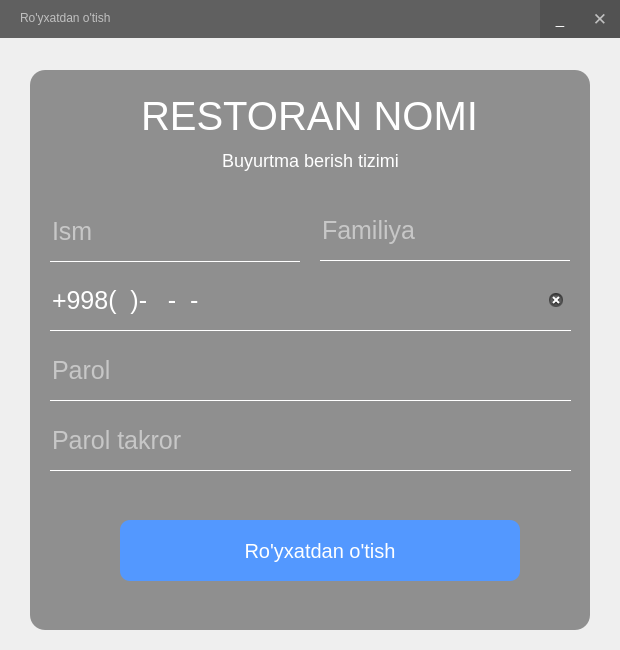
<?xml version="1.0" encoding="UTF-8"?>
<ui version="4.0">
 <class>Registration</class>
 <widget class="QDialog" name="Registration">
  <property name="geometry">
   <rect>
    <x>0</x>
    <y>0</y>
    <width>620</width>
    <height>650</height>
   </rect>
  </property>
  <property name="minimumSize">
   <size>
    <width>620</width>
    <height>650</height>
   </size>
  </property>
  <property name="maximumSize">
   <size>
    <width>620</width>
    <height>650</height>
   </size>
  </property>
  <property name="windowTitle">
   <string>Registration</string>
  </property>
  <property name="styleSheet">
   <string notr="true">QFrame{
	background:rgba(0,0,0,0.4);
	border-radius:15px;
}

QFrame:hover{
	background:rgba(0,0,0,0.6);
}

QLineEdit{
	font-size:25px;;
	color:white;
	border:none;
	background:transparent;
	border-bottom:1px solid white;
}

QLineEdit:hover{
	background:rgba(0,0,0,0.04);
}


QPushButton{
	background:rgb(83, 152, 255);
	border-radius:10px;
	color:#fff;
}

QPushButton:hover{
	border:none;
	background:rgb(68, 117, 222)
}

QCheckBox{
	color:silver;
	background:transparent
}
QCheckBox:hover{
	color:white;
}</string>
  </property>
  <widget class="QFrame" name="frame_2">
   <property name="geometry">
    <rect>
     <x>0</x>
     <y>0</y>
     <width>621</width>
     <height>38</height>
    </rect>
   </property>
   <property name="cursor">
    <cursorShape>ArrowCursor</cursorShape>
   </property>
   <property name="styleSheet">
    <string notr="true">QFrame{
background:rgba(0,0,0,0.60);
}
QFrame{

border-radius:none;

}

QFrame:hover{
background:rgba(0,0,0,0.75);
}</string>
   </property>
   <property name="frameShape">
    <enum>QFrame::StyledPanel</enum>
   </property>
   <property name="frameShadow">
    <enum>QFrame::Raised</enum>
   </property>
   <widget class="QPushButton" name="btn_close">
    <property name="geometry">
     <rect>
      <x>580</x>
      <y>0</y>
      <width>40</width>
      <height>38</height>
     </rect>
    </property>
    <property name="font">
     <font>
      <pointsize>13</pointsize>
     </font>
    </property>
    <property name="cursor">
     <cursorShape>PointingHandCursor</cursorShape>
    </property>
    <property name="styleSheet">
     <string notr="true">QPushButton{
background:rgba(0, 0, 0,0.15);
color:silver;

border-radius:none;
}


QPushButton:hover{
background:red;
color:white
}</string>
    </property>
    <property name="text">
     <string>✕</string>
    </property>
   </widget>
   <widget class="QPushButton" name="btn_minimize">
    <property name="geometry">
     <rect>
      <x>540</x>
      <y>0</y>
      <width>40</width>
      <height>38</height>
     </rect>
    </property>
    <property name="font">
     <font>
      <pointsize>11</pointsize>
      <underline>false</underline>
     </font>
    </property>
    <property name="cursor">
     <cursorShape>PointingHandCursor</cursorShape>
    </property>
    <property name="styleSheet">
     <string notr="true">QPushButton{
background:rgba(0, 0, 0,0.15);
border-radius:none;
}


QPushButton:hover{
background:rgba(0, 0, 0,0.6)
}</string>
    </property>
    <property name="text">
     <string>_</string>
    </property>
   </widget>
   <widget class="QLabel" name="label_2">
    <property name="geometry">
     <rect>
      <x>20</x>
      <y>10</y>
      <width>101</width>
      <height>16</height>
     </rect>
    </property>
    <property name="font">
     <font>
      <pointsize>9</pointsize>
     </font>
    </property>
    <property name="styleSheet">
     <string notr="true">
color:silver;
background:transparent;</string>
    </property>
    <property name="text">
     <string>Ro'yxatdan o'tish</string>
    </property>
   </widget>
  </widget>
  <widget class="QWidget" name="widget" native="true">
   <property name="geometry">
    <rect>
     <x>-1</x>
     <y>-1</y>
     <width>621</width>
     <height>651</height>
    </rect>
   </property>
   <property name="styleSheet">
    <string notr="true">QWidget{
	border-bottom-left-radius: 25px;
	border-bottom-right-radius: 25px;
	background-image: url(:/images/img/reg_1.jpg);
}</string>
   </property>
  </widget>
  <widget class="QFrame" name="frame">
   <property name="geometry">
    <rect>
     <x>30</x>
     <y>70</y>
     <width>560</width>
     <height>560</height>
    </rect>
   </property>
   <property name="styleSheet">
    <string notr="true"/>
   </property>
   <property name="frameShape">
    <enum>QFrame::StyledPanel</enum>
   </property>
   <property name="frameShadow">
    <enum>QFrame::Raised</enum>
   </property>
   <widget class="QLineEdit" name="name_2">
    <property name="geometry">
     <rect>
      <x>20</x>
      <y>131</y>
      <width>250</width>
      <height>61</height>
     </rect>
    </property>
    <property name="text">
     <string/>
    </property>
    <property name="maxLength">
     <number>24</number>
    </property>
    <property name="placeholderText">
     <string>Ism</string>
    </property>
    <property name="clearButtonEnabled">
     <bool>true</bool>
    </property>
   </widget>
   <widget class="QLabel" name="baslik_3">
    <property name="geometry">
     <rect>
      <x>-1</x>
      <y>10</y>
      <width>561</width>
      <height>71</height>
     </rect>
    </property>
    <property name="styleSheet">
     <string notr="true">font-size:40px;
color:white;
background:transparent;</string>
    </property>
    <property name="text">
     <string>RESTORAN NOMI</string>
    </property>
    <property name="alignment">
     <set>Qt::AlignCenter</set>
    </property>
   </widget>
   <widget class="QLabel" name="baslik_4">
    <property name="geometry">
     <rect>
      <x>5</x>
      <y>80</y>
      <width>551</width>
      <height>21</height>
     </rect>
    </property>
    <property name="cursor">
     <cursorShape>ArrowCursor</cursorShape>
    </property>
    <property name="styleSheet">
     <string notr="true">font-size:18px;
color:white;
background:transparent;</string>
    </property>
    <property name="inputMethodHints">
     <set>Qt::ImhNone</set>
    </property>
    <property name="text">
     <string>Buyurtma berish tizimi</string>
    </property>
    <property name="textFormat">
     <enum>Qt::AutoText</enum>
    </property>
    <property name="scaledContents">
     <bool>false</bool>
    </property>
    <property name="alignment">
     <set>Qt::AlignCenter</set>
    </property>
    <property name="openExternalLinks">
     <bool>true</bool>
    </property>
    <property name="textInteractionFlags">
     <set>Qt::LinksAccessibleByMouse</set>
    </property>
    <property name="buddy">
     <cstring></cstring>
    </property>
   </widget>
   <widget class="QLineEdit" name="surname_2">
    <property name="geometry">
     <rect>
      <x>290</x>
      <y>130</y>
      <width>250</width>
      <height>61</height>
     </rect>
    </property>
    <property name="text">
     <string/>
    </property>
    <property name="maxLength">
     <number>24</number>
    </property>
    <property name="frame">
     <bool>true</bool>
    </property>
    <property name="placeholderText">
     <string>Familiya</string>
    </property>
    <property name="clearButtonEnabled">
     <bool>true</bool>
    </property>
   </widget>
   <widget class="QLineEdit" name="password_3">
    <property name="geometry">
     <rect>
      <x>20</x>
      <y>340</y>
      <width>521</width>
      <height>61</height>
     </rect>
    </property>
    <property name="text">
     <string/>
    </property>
    <property name="maxLength">
     <number>24</number>
    </property>
    <property name="echoMode">
     <enum>QLineEdit::Password</enum>
    </property>
    <property name="placeholderText">
     <string>Parol takror</string>
    </property>
    <property name="clearButtonEnabled">
     <bool>true</bool>
    </property>
   </widget>
   <widget class="QLineEdit" name="password_2">
    <property name="geometry">
     <rect>
      <x>20</x>
      <y>270</y>
      <width>521</width>
      <height>61</height>
     </rect>
    </property>
    <property name="text">
     <string/>
    </property>
    <property name="maxLength">
     <number>24</number>
    </property>
    <property name="frame">
     <bool>true</bool>
    </property>
    <property name="echoMode">
     <enum>QLineEdit::Password</enum>
    </property>
    <property name="placeholderText">
     <string>Parol</string>
    </property>
    <property name="clearButtonEnabled">
     <bool>true</bool>
    </property>
   </widget>
   <widget class="QLineEdit" name="phone_2">
    <property name="geometry">
     <rect>
      <x>20</x>
      <y>200</y>
      <width>521</width>
      <height>61</height>
     </rect>
    </property>
    <property name="inputMask">
     <string>+\9\9\8(99)-999-99-99</string>
    </property>
    <property name="text">
     <string>+998()---</string>
    </property>
    <property name="maxLength">
     <number>18</number>
    </property>
    <property name="echoMode">
     <enum>QLineEdit::Normal</enum>
    </property>
    <property name="placeholderText">
     <string>Telefon raqam</string>
    </property>
    <property name="clearButtonEnabled">
     <bool>true</bool>
    </property>
   </widget>
   <widget class="QPushButton" name="btn_createAccount_2">
    <property name="geometry">
     <rect>
      <x>90</x>
      <y>450</y>
      <width>400</width>
      <height>61</height>
     </rect>
    </property>
    <property name="font">
     <font>
      <pointsize>15</pointsize>
     </font>
    </property>
    <property name="cursor">
     <cursorShape>PointingHandCursor</cursorShape>
    </property>
    <property name="text">
     <string>Ro'yxatdan o'tish</string>
    </property>
    <property name="shortcut">
     <string>Return</string>
    </property>
   </widget>
  </widget>
  <zorder>widget</zorder>
  <zorder>frame_2</zorder>
  <zorder>frame</zorder>
 </widget>
 <tabstops>
  <tabstop>name_2</tabstop>
  <tabstop>surname_2</tabstop>
  <tabstop>phone_2</tabstop>
  <tabstop>password_2</tabstop>
  <tabstop>password_3</tabstop>
  <tabstop>btn_createAccount_2</tabstop>
  <tabstop>btn_close</tabstop>
  <tabstop>btn_minimize</tabstop>
 </tabstops>
 <resources>
  <include location="../images.qrc"/>
 </resources>
 <connections/>
</ui>
